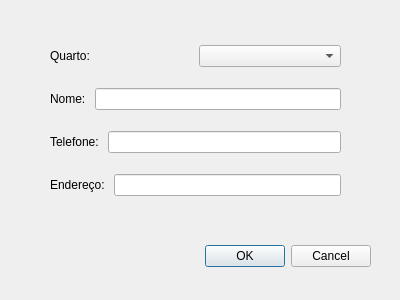
<?xml version="1.0" encoding="UTF-8"?>
<ui version="4.0">
 <class>fm_reserva</class>
 <widget class="QDialog" name="fm_reserva">
  <property name="geometry">
   <rect>
    <x>0</x>
    <y>0</y>
    <width>400</width>
    <height>300</height>
   </rect>
  </property>
  <property name="windowTitle">
   <string>Dialog</string>
  </property>
  <widget class="QDialogButtonBox" name="buttonBox">
   <property name="geometry">
    <rect>
     <x>30</x>
     <y>240</y>
     <width>341</width>
     <height>32</height>
    </rect>
   </property>
   <property name="orientation">
    <enum>Qt::Horizontal</enum>
   </property>
   <property name="standardButtons">
    <set>QDialogButtonBox::Cancel|QDialogButtonBox::Ok</set>
   </property>
  </widget>
  <widget class="QWidget" name="layoutWidget">
   <property name="geometry">
    <rect>
     <x>50</x>
     <y>30</y>
     <width>291</width>
     <height>181</height>
    </rect>
   </property>
   <layout class="QVBoxLayout" name="verticalLayout">
    <item>
     <layout class="QHBoxLayout" name="horizontalLayout">
      <item>
       <widget class="QLabel" name="label">
        <property name="text">
         <string>Quarto:</string>
        </property>
       </widget>
      </item>
      <item>
       <widget class="QComboBox" name="cb_quartos"/>
      </item>
     </layout>
    </item>
    <item>
     <layout class="QHBoxLayout" name="horizontalLayout_2">
      <item>
       <widget class="QLabel" name="label_2">
        <property name="text">
         <string>Nome: </string>
        </property>
       </widget>
      </item>
      <item>
       <widget class="QLineEdit" name="le_nome"/>
      </item>
     </layout>
    </item>
    <item>
     <layout class="QHBoxLayout" name="horizontalLayout_3">
      <item>
       <widget class="QLabel" name="label_3">
        <property name="text">
         <string>Telefone: </string>
        </property>
       </widget>
      </item>
      <item>
       <widget class="QLineEdit" name="le_fone"/>
      </item>
     </layout>
    </item>
    <item>
     <layout class="QHBoxLayout" name="horizontalLayout_4">
      <item>
       <widget class="QLabel" name="label_4">
        <property name="text">
         <string>Endereço: </string>
        </property>
       </widget>
      </item>
      <item>
       <widget class="QLineEdit" name="le_endereco"/>
      </item>
     </layout>
    </item>
   </layout>
  </widget>
 </widget>
 <resources/>
 <connections>
  <connection>
   <sender>buttonBox</sender>
   <signal>accepted()</signal>
   <receiver>fm_reserva</receiver>
   <slot>accept()</slot>
   <hints>
    <hint type="sourcelabel">
     <x>248</x>
     <y>254</y>
    </hint>
    <hint type="destinationlabel">
     <x>157</x>
     <y>274</y>
    </hint>
   </hints>
  </connection>
  <connection>
   <sender>buttonBox</sender>
   <signal>rejected()</signal>
   <receiver>fm_reserva</receiver>
   <slot>reject()</slot>
   <hints>
    <hint type="sourcelabel">
     <x>316</x>
     <y>260</y>
    </hint>
    <hint type="destinationlabel">
     <x>286</x>
     <y>274</y>
    </hint>
   </hints>
  </connection>
 </connections>
</ui>
